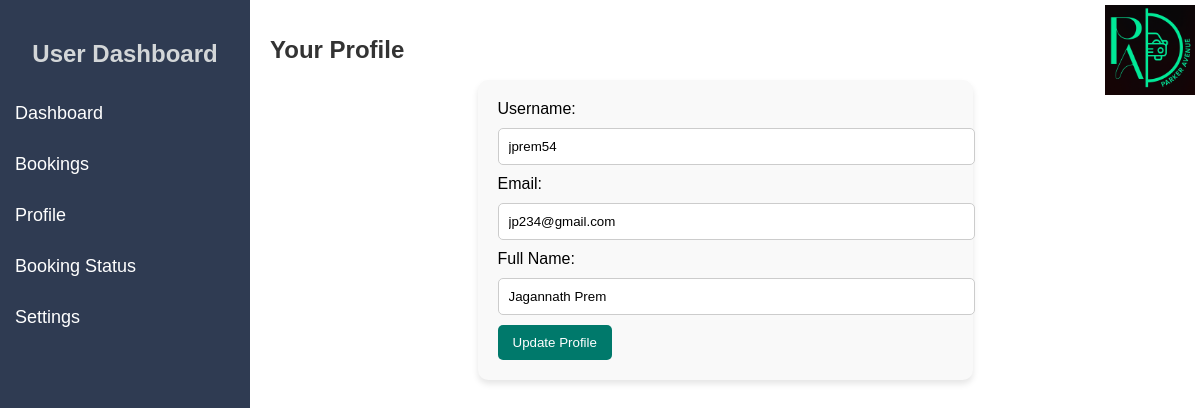
The page /user_profile (signed in) on the database its author committed.
### models.py (models this page shows)
class User(db.Model):
    id = db.Column(db.Integer, primary_key=True)
    username = db.Column(db.String(80), unique=True, nullable=False)
    fullname = db.Column(db.String(100), nullable=True)
    email = db.Column(db.String(120), unique=True, nullable=False)
    password = db.Column(db.String(50), nullable=False)
    dob = db.Column(db.Date, nullable=True)
    state = db.Column(db.String(50), nullable=True)
    is_admin = db.Column(db.Boolean, default=False)
    is_banned = db.Column(db.Boolean, default=False)
    reservations = db.relationship('Reservation', backref='user', lazy=True)

### app.py (the view, shortened to what this page needs)
@app.route('/user_profile', methods=['GET', 'POST'])
@login_required
def user_profile():
    user = User.query.get(session['user_id'])
    reservations= Reservation.query.filter_by(user_id=user.id).all()
    return render_template('user_profile.html', user=user, reservations=reservations)

### app.py (called while the page is built)
def login_required(f):
    @wraps(f)
    def decorated_function(*args, **kwargs):
        if 'user_id' not in session:
            flash('Please log in first', 'danger')
            return redirect(url_for('user_login'))
        return f(*args, **kwargs)
    return decorated_function

### templates/user_profile.html (shortened to what this page needs)
<!DOCTYPE html>
<html lang="en">
<head>
</head>
<body>
    <div class="sidebar">
        <h2>User Dashboard</h2>
        <a href="{{ url_for('user_dashboard') }}">Dashboard</a>
        <a href="{{ url_for('user_bookings') }}">Bookings</a>
        <a href="{{ url_for('user_profile') }}">Profile</a>
        {% if reservations and reservations|length > 0 %}
            <a href="{{ url_for('book_status', booking_id=reservations[0].id) }}">Booking Status</a>
        {% else %}
            <span><b>No bookings yet</b></span>
        {% endif %}
        <a href="{{ url_for('settings') }}">Settings</a>
    </div>
    <div class="main-content">
        <div class="logo-container">
            <img src="{{ url_for('static', filename='../static/images/parker_avenue_logo.png') }}" alt=" ">
        </div>
        <h1>Your Profile</h1>
        <div class="profile-form">
            <form action="/update_profile" method="POST">
                <label for="username">Username:</label>
                <input type="text" id="username" name="username" value="{{ user.username }}" required>
                <label for="email">Email:</label>
                <input type="email" id="email" name="email" value="{{ user.email }}" required>
                <label for="full-name">Full Name:</label>
                <input type="text" id="full-name" name="full-name" value="{{ user.fullname }}" required>
                <button type="submit">Update Profile</button>
            </form>
        </div>
    </div>
</body>
</html>

### templates/user_profile.html (style rules this page uses)
body { font-family: Arial, sans-serif; display: flex; margin: 0; }
.sidebar { width: 250px; background-color: #2f3b52; color: rgba(253, 254, 250, 0.8); padding-top: 20px; height: 100vh; position: fixed; }
.sidebar h2 { text-align: center; margin-bottom: 20px; }
.sidebar a { color: white; padding: 15px; text-decoration: none; display: block; font-size: 18px; }
.main-content { margin-left: 250px; padding: 20px; width: 100%; }
.main-content h1 { font-size: 24px; color: #333; }
.profile-form { background-color:rgb(249, 249, 249); padding: 20px; border-radius: 10px; box-shadow: 0 4px 6px rgba(0, 0, 0, 0.1); width: 50%; margin: auto; }
.profile-form input { width: 100%; padding: 10px; margin: 10px 0; border: 1px solid #ccc; border-radius: 5px; }
.logo-container { position: absolute; top: 5px; right: 5px; text-align: right; }
.logo-container img { height: 90px; width: 90px; }
button { background-color: #00796b; color: white; border: none; padding: 10px 15px; border-radius: 5px; cursor: pointer; transition: background-color 0.3s; }

### rows shown on the page
User: username "jprem54", email "jp234@gmail.com", full-name "Jagannath Prem"
